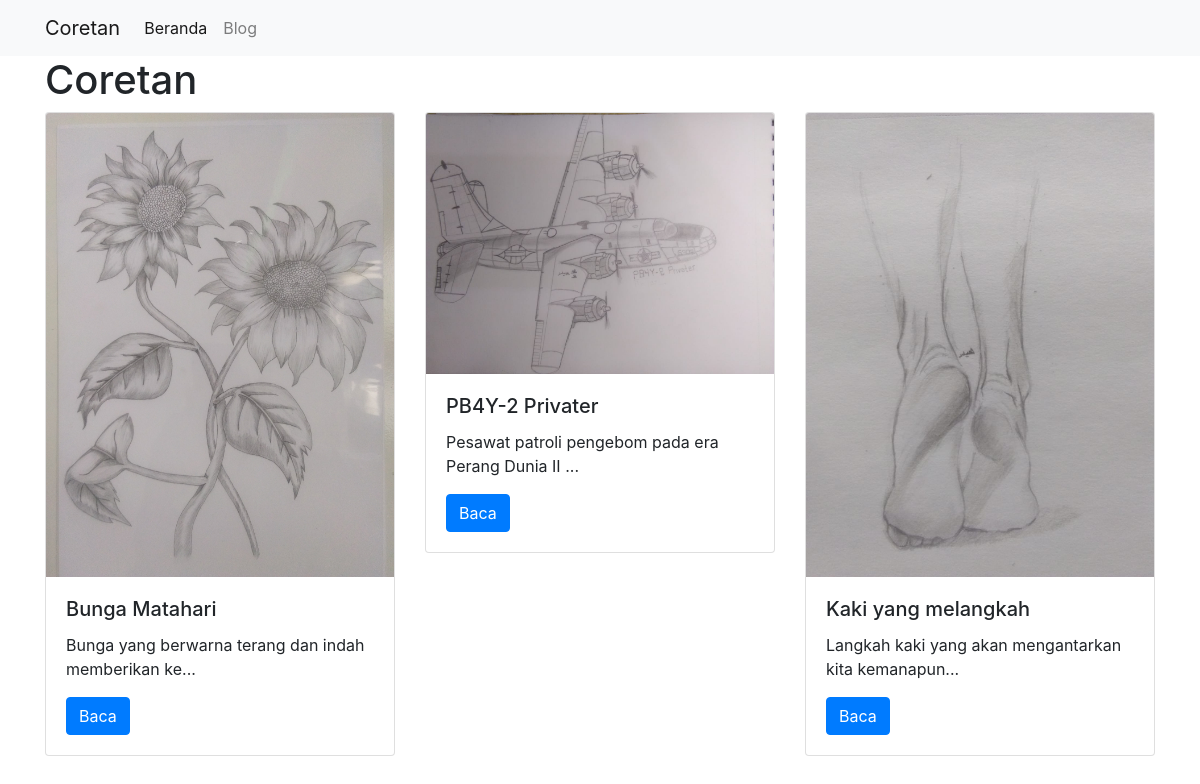
Screenshot of /blog/ with the database file from the repository.
### blog/models.py (models this page shows)
class Projek(models.Model):
    judul = models.CharField(max_length=100)
    desk = models.TextField()
    teknik = models.CharField(max_length=20)
    gambar = models.FilePathField(path="/img")

### blog/views.py (the view)
# urls.py: path('', views.indeks, name='indeks'),
def indeks(request):
    projek1 = Projek.objects.all()
    hal = {
        'projek1':projek1
        }
    return render(request, 'indeks.html', hal)

### blog/templates/indeks.html
{% extends "base.html" %}
{% load static %}
{% block page_content %}
<h1>Coretan</h1>
<div class="row">
    {% for projek in projek1 %}
    <div class="col-md-4">
        <div class="card mb-2">
            <img class="card-img-top" src="{% static projek.gambar %}" />
            <div class="card-body">
                <h5 class="card-title">{{ projek.judul }}</h5>
                <p class="card-text">{{ projek.desk | slice:":50" }}...</p>
                <a href="{% url 'detail' projek.pk %}" class="btn btn-primary">Baca</a>
            </div>
        </div>
    </div>
    {% endfor %}
</div>
{% endblock %}

### website/templates/base.html (shortened to what this page needs)
<link rel="stylesheet" href="https://stackpath.bootstrapcdn.com/bootstrap/4.1.3/css/bootstrap.min.css">
<nav class="navbar navbar-expand-lg navbar-light bg-light">
    <div class="container">
        <a class="navbar-brand" href="{% url 'indeks' %}">Coretan</a>
        <div class="collapse navbar-collapse" id="navbarSupportedContent">
            <ul class="navbar-nav mr-auto">
                <li class="nav-item active">
                    <a class="nav-link" href="{% url 'indeks' %}">Beranda</a>
                </li>
                <li class="nav-item">
                    <a class="nav-link" href="#">Blog</a>
                </li>
            </ul>
        </div>
    </div>
</nav>
<div class="container">
    {% block page_content %}{% endblock %}
</div>

### rows the page displays
Projek: gambar (picture), judul "Bunga Matahari", desk "Bunga yang berwarna terang dan indah memberikan ke"
Projek: gambar (picture), judul "PB4Y-2 Privater", desk "Pesawat patroli pengebom pada era Perang Dunia II"
Projek: gambar (picture), judul "Kaki yang melangkah", desk "Langkah kaki yang akan mengantarkan kita kemanapun"
